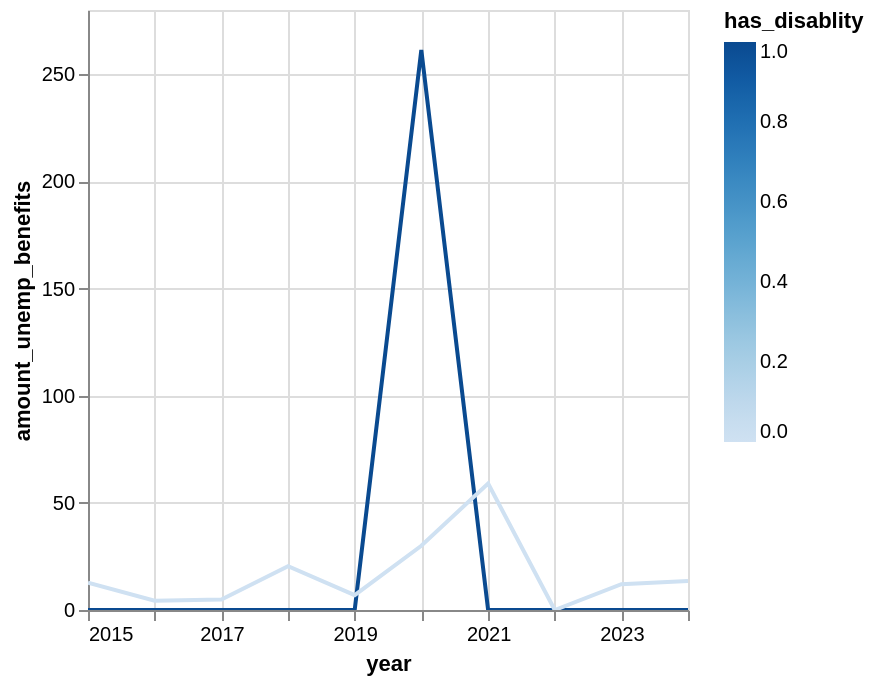

Notebook code for this chart:
### Code cell
visualize('amount_unemp_benefits')

### Figure 1 — Vega-Lite specification as saved in the notebook (floating-point values rounded to 4 significant figures)
{"config": {"view": {"continuousWidth": 300, "continuousHeight": 300}}, "data": {"name": "data-f1798b7ddbf485b627f067e9f0e82d86"}, "mark": {"type": "line", "tooltip": true}, "encoding": {"color": {"field": "has_disablity", "type": "quantitative"}, "x": {"field": "year", "type": "temporal"}, "y": {"field": "amount_unemp_benefits", "type": "quantitative"}}, "params": [{"name": "param_1e9efca18e7a2868", "select": {"type": "interval", "encodings": ["x", "y"]}, "bind": "scales"}], "$schema": "https://vega.github.io/schema/vega-lite/v6.1.0.json", "datasets": {"data-f1798b7ddbf485b627f067e9f0e82d86": [{"year": "2020-01-01T00:00:00", "has_disablity": 1, "amount_unemp_benefits": 261.4}, {"year": "2024-01-01T00:00:00", "has_disablity": 0, "amount_unemp_benefits": 13.57}, {"year": "2022-01-01T00:00:00", "has_disablity": 0, "amount_unemp_benefits": 0.0}, {"year": "2019-01-01T00:00:00", "has_disablity": 0, "amount_unemp_benefits": 6.957}, {"year": "2024-01-01T00:00:00", "has_disablity": 1, "amount_unemp_benefits": 0.0}, {"year": "2023-01-01T00:00:00", "has_disablity": 0, "amount_unemp_benefits": 12.07}, {"year": "2023-01-01T00:00:00", "has_disablity": 1, "amount_unemp_benefits": 0.0}, {"year": "2021-01-01T00:00:00", "has_disablity": 1, "amount_unemp_benefits": 0.0}, {"year": "2017-01-01T00:00:00", "has_disablity": 0, "amount_unemp_benefits": 4.92}, {"year": "2020-01-01T00:00:00", "has_disablity": 0, "amount_unemp_benefits": 29.95}, {"year": "2015-01-01T00:00:00", "has_disablity": 1, "amount_unemp_benefits": 0.0}, {"year": "2018-01-01T00:00:00", "has_disablity": 0, "amount_unemp_benefits": 20.41}, {"year": "2016-01-01T00:00:00", "has_disablity": 1, "amount_unemp_benefits": 0.0}, {"year": "2018-01-01T00:00:00", "has_disablity": 1, "amount_unemp_benefits": 0.0}, {"year": "2019-01-01T00:00:00", "has_disablity": 1, "amount_unemp_benefits": 0.0}, {"year": "2016-01-01T00:00:00", "has_disablity": 0, "amount_unemp_benefits": 4.343}, {"year": "2017-01-01T00:00:00", "has_disablity": 1, "amount_unemp_benefits": 0.0}, {"year": "2022-01-01T00:00:00", "has_disablity": 1, "amount_unemp_benefits": 0.0}, {"year": "2021-01-01T00:00:00", "has_disablity": 0, "amount_unemp_benefits": 59.0}, {"year": "2015-01-01T00:00:00", "has_disablity": 0, "amount_unemp_benefits": 12.74}]}}
